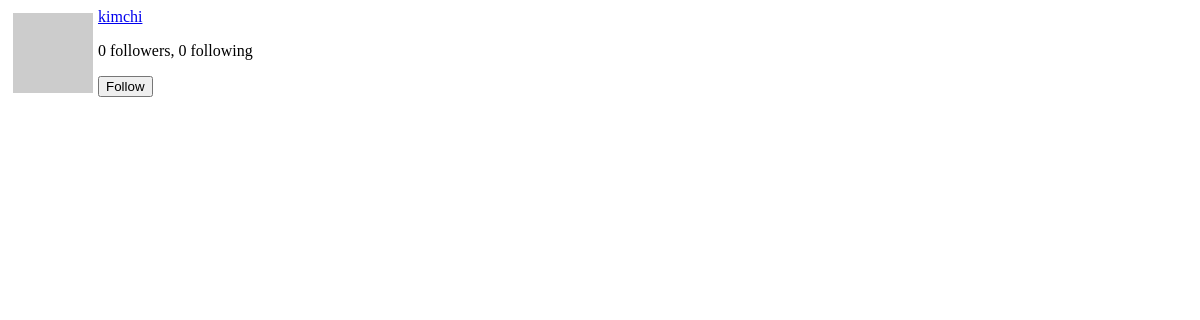
Page /user/kimchi/popup (signed in) on the earlier database version.
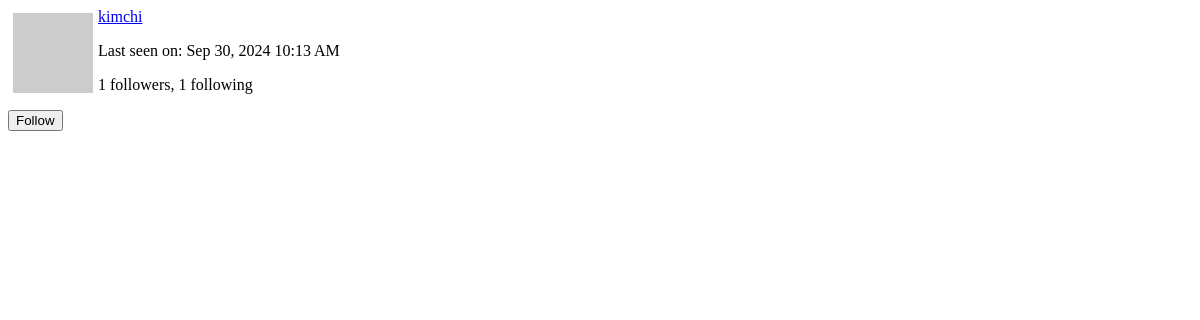
Same page on the later database version.
### app/models.py (models this page shows, shortened)
class User(UserMixin, db.Model):
    id: so.Mapped[int] = so.mapped_column(primary_key=True)
    username: so.Mapped[str] = so.mapped_column(sa.String(64), index=True, unique=True)
    email: so.Mapped[str] = so.mapped_column(sa.String(120), index=True, unique=True)
    password_hash: so.Mapped[Optional[str]] = so.mapped_column(sa.String(256))
    about_me: so.Mapped[Optional[str]] = so.mapped_column(sa.String(140))
    last_seen: so.Mapped[Optional[datetime]] = so.mapped_column(
        default=lambda: datetime.now(timezone.utc)
    )
    last_message_read_time: so.Mapped[Optional[datetime]]
    messages_sent: so.WriteOnlyMapped["Message"] = so.relationship(
        foreign_keys="Message.sender_id", back_populates="author"
    )
    messages_received: so.WriteOnlyMapped["Message"] = so.relationship(
        foreign_keys="Message.recipient_id", back_populates="recipient"
    )
    notifications: so.WriteOnlyMapped["Notification"] = so.relationship(
        back_populates="user"
    )
    def avatar(self, size):
        digest = md5(self.email.lower().encode("utf-8")).hexdigest()
        return f"https://www.gravatar.com/avatar/{digest}?d=identicon&s={size}"
    posts: so.WriteOnlyMapped["Post"] = so.relationship(back_populates="author")
    following: so.WriteOnlyMapped["User"] = so.relationship(
        secondary=followers,
        primaryjoin=(followers.c.follower_id == id),
        secondaryjoin=(followers.c.followed_id == id),
        back_populates="followers",
    )
    followers: so.WriteOnlyMapped["User"] = so.relationship(
        secondary=followers,
        primaryjoin=(followers.c.followed_id == id),
        secondaryjoin=(followers.c.follower_id == id),
        back_populates="following",
    )
    def is_following(self, user):
        query = self.following.select().where(User.id == user.id)
        return db.session.scalar(query) is not None
    def followers_count(self):
        query = sa.select(sa.func.count()).select_from(
            self.followers.select().subquery()
        )
        return db.session.scalar(query)
    def following_count(self):
        query = sa.select(sa.func.count()).select_from(
            self.following.select().subquery()
        )
        return db.session.scalar(query)

### app/routes.py (the view)
@app.route("/user/<username>/popup")
@login_required
def user_popup(username):
    user = db.first_or_404(sa.select(User).where(User.username == username))
    form = EmptyForm()
    return render_template("user_popup.html", user=user, form=form)

### app/forms.py
class EmptyForm(FlaskForm):
    submit = SubmitField(_l("Submit"))

### app/__init__.py (called while the page is built)
def get_locale():
    return "ko"

### app/models.py (called while the page is built)
@login.user_loader
def load_user(id):
    return db.session.get(User, int(id))

### app/routes.py (called while the page is built)
@app.before_request
def before_request():
    if current_user.is_authenticated:
        current_user.last_seen = datetime.now(timezone.utc)
        db.session.commit()
    g.locale = str(get_locale())

### app/templates/user_popup.html (shortened to what this page needs)
<div>
    <img src="{{ user.avatar(64) }}" style="margin: 5px; float:left">
    <p>
        <a href=" {{ url_for("user", username=user.username) }}">{{ user.username }}</a>
    </p>
    {% if user.last_seen %}<p>{{ _("Last seen on") }}: {{ moment(user.last_seen).format('lll') }}</p>{% endif %}
    <p>
        {{ _('%(count)d followers', count=user.followers_count() ) }}, {{ _('%(count)d following', count=user.following_count() ) }}
    </p>
    {% if user != current_user %}
        {% if not current_user.is_following(user) %}
            <p>
                <form action="{{ url_for('follow', username=user.username) }}"
                      method="post">
                    {{ form.submit(value=_('Follow') , class_='btn btn-outline-primary btn-sm') }}
                </form>
            </p>
        {% endif %}
    {% endif %}
</div>

Differences in the rows shown:
changed User "kimchi": last_seen (not shown) → "Sep 30, 2024 10:13 AM"
Other differences:
text no longer shown: "0 followers 0 following"
text now shown: "Last seen on : 1 followers 1 following"
